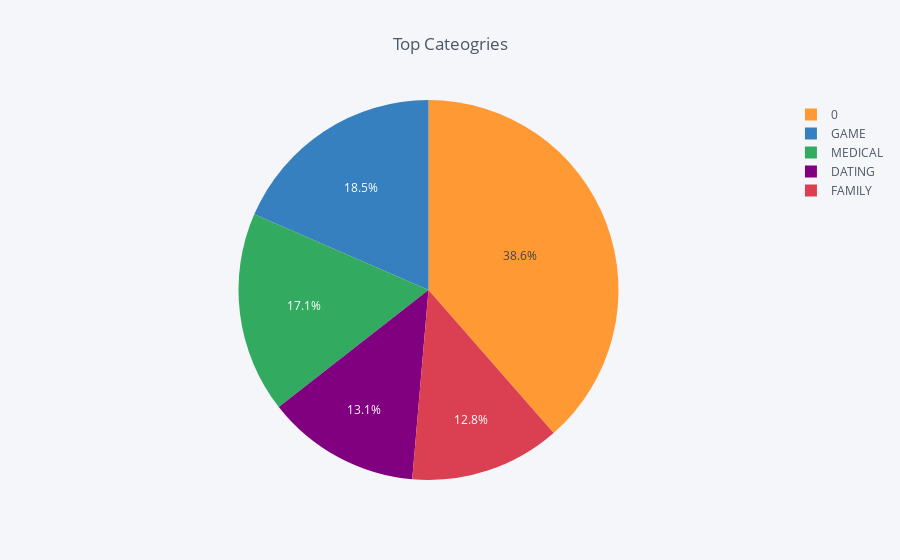

Here is the notebook cell this chart was saved with:
### Code cell
top = pd.pivot_table(data = dftop, index = 'Category', values = 'Predicated_Rating' , aggfunc = np.sum).reset_index()
top = top.sort_values(by = 'Predicated_Rating', ascending = False).reset_index(drop=True)
top.head(5).iplot(kind = 'pie', labels= 'Category', values= 'Predicated_Rating', title = 'Top Cateogries' )

### Figure 1 — Plotly figure (JSON) as saved in the notebook; plotly's stock layout.template omitted (floating-point values rounded to 4 significant figures)
{"data": [{"labels": [0, "GAME", "MEDICAL", "DATING", "FAMILY"], "marker": {"colors": ["rgba(255, 153, 51, 1.0)", "rgba(55, 128, 191, 1.0)", "rgba(50, 171, 96, 1.0)", "rgba(128, 0, 128, 1.0)", "rgba(219, 64, 82, 1.0)"]}, "name": "", "type": "pie", "values": [2172.0, 1041.0, 961.7, 736.6, 721.3]}], "layout": {"legend": {"bgcolor": "#F5F6F9", "font": {"color": "#4D5663"}}, "paper_bgcolor": "#F5F6F9", "plot_bgcolor": "#F5F6F9", "title": "Top Cateogries", "titlefont": {"color": "#4D5663"}}}
